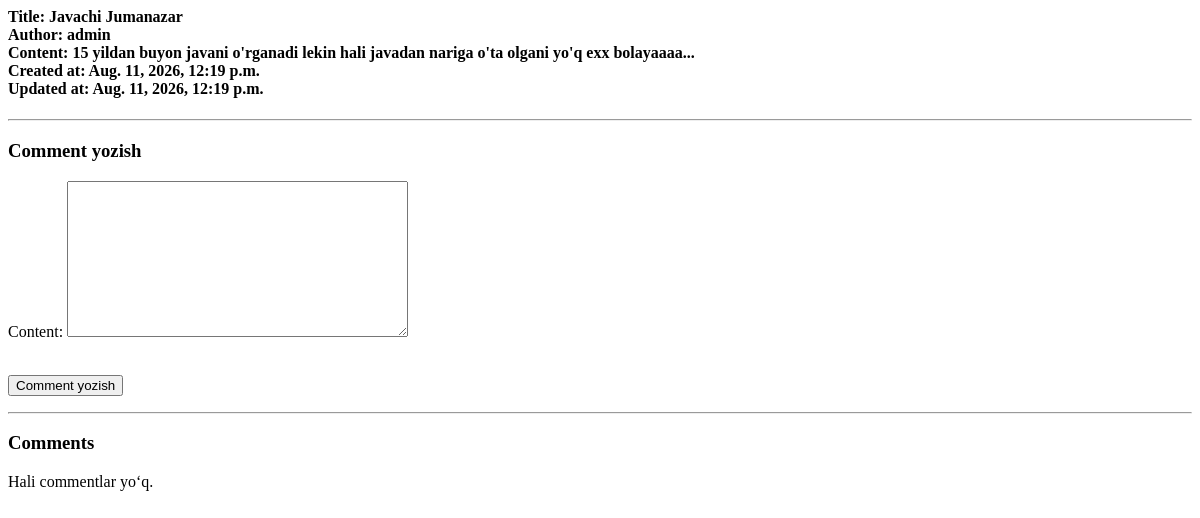
Page /posts/3/ on the earlier database version.
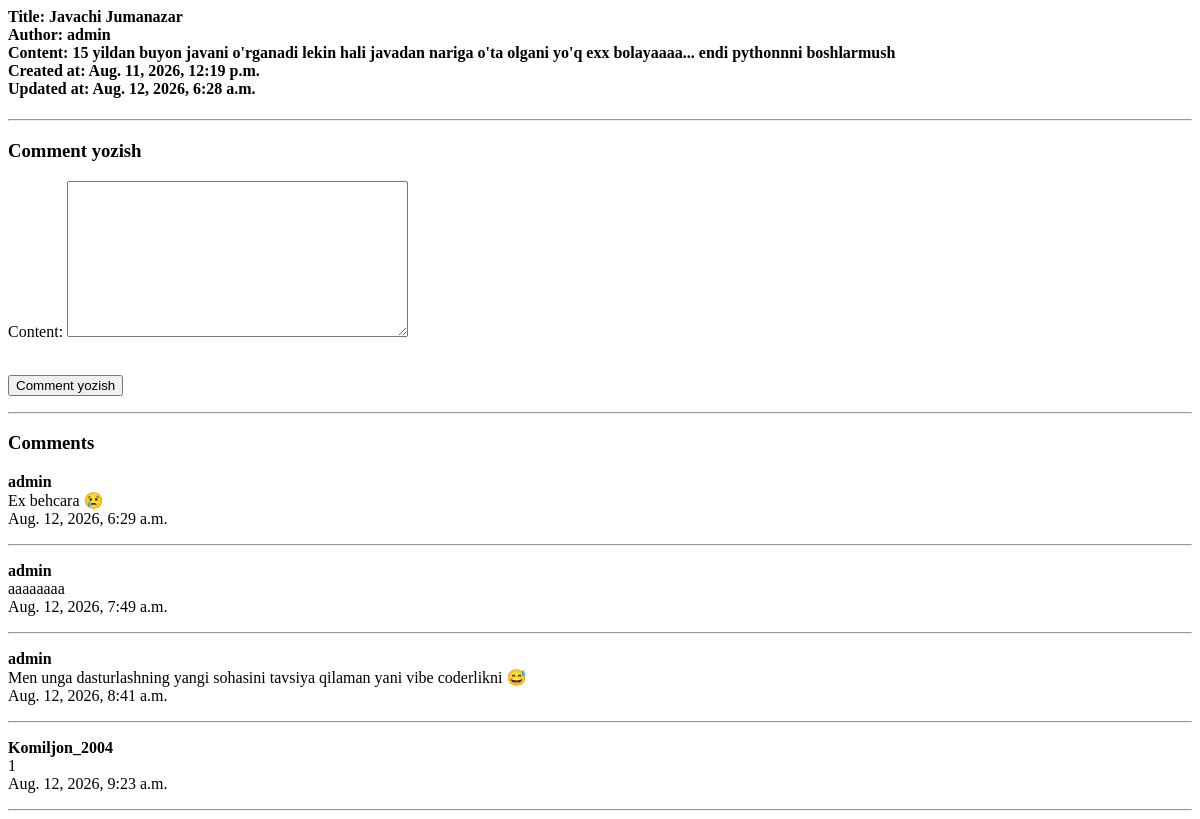
Same page on the later database version.
### apps/posts/models.py (models this page shows, shortened)
class Post(models.Model):
    title = models.CharField(max_length=50)
    content = models.TextField()
    author = models.ForeignKey(to=settings.AUTH_USER_MODEL, on_delete=models.CASCADE)
    created_at = models.DateTimeField(auto_now_add=True)
    updated_at = models.DateTimeField(auto_now=True)

class Comment(models.Model):
    post = models.ForeignKey(to=Post, on_delete=models.CASCADE)
    author = models.ForeignKey(to=settings.AUTH_USER_MODEL, on_delete=models.CASCADE)
    content = models.TextField()
    created_at = models.DateTimeField(auto_now_add=True)

### apps/accounts/models.py (models this page shows)
class CustomUser(AbstractUser):
    phone_number = models.CharField(max_length=12, null=True, blank=True)
    address = models.CharField(max_length=120, null=True, blank=True)
    avatar = models.ImageField(null=True, blank=True, upload_to="avatars/")
    bio = models.TextField(null=True, blank=True)
    website = models.URLField(null=True, blank=True)
    social_links = models.JSONField(null=True, blank=True)

### apps/posts/views.py (the view, shortened to what this page needs)
class PostDetailView(View):
    def get(self, request, pk):
        form = forms.CommentForm(data=None)
        post = Post.objects.get(pk=pk)
        comments = Comment.objects.filter(post=post)
        return render(
            request=request,
            template_name="posts/post_detail.html",
            context={
                "post": post,
                "form":form,
                "comments":comments
                }
        )

### apps/posts/forms.py
class CommentForm(forms.ModelForm):
    class Meta:
        model = Comment
        fields = ["content"]

### templates/posts/post_detail.html (shortened to what this page needs)
<h4>
    Title: {{ post.title }}<br>
    Author: {{ post.author }}<br>
    Content: {{ post.content }}<br>
    Created at: {{ post.created_at }}<br>
    Updated at: {{ post.updated_at }}
</h4>
<hr>
<h3>Comment yozish</h3>
<form method="post">
    {{ form.as_p }}
    <br>
    <button type="submit">Comment yozish</button>
</form>
<hr>
<h3>Comments</h3>
{% for comment in comments %}
    <p>
        <strong>{{ comment.author }}</strong><br>
        {{ comment.content }}<br>
        {{ comment.created_at }}
    </p>
    <hr>
{% empty %}
    <p>Hali commentlar yo‘q.</p>
{% endfor %}

Differences in the rows shown:
changed Post "Javachi Jumanazar": content "15 yildan buyon javani o'rganadi lekin hali javadan nariga o'ta olgani yo'q exx bolayaaaa..." → "15 yildan buyon javani o'rganadi lekin hali javadan nariga o'ta olgani yo'q exx bolayaaaa... endi pythonnni boshlarmush"; updated_at "Aug. 11, 2026, 12:19 p.m." → "Aug. 12, 2026, 6:28 a.m."
added Comment: author "admin", content "Ex behcara 😢", created_at "Aug. 12, 2026, 6:29 a.m."
added Comment: author "admin", content "aaaaaaaa", created_at "Aug. 12, 2026, 7:49 a.m."
added Comment: author "admin", content "Men unga dasturlashning yangi sohasini tavsiya qilaman yani vibe coderlikni 😅", created_at "Aug. 12, 2026, 8:41 a.m."
added Comment: author "Komiljon_2004", content "1", created_at "Aug. 12, 2026, 9:23 a.m."
Other differences:
text no longer shown: "Hali commentlar yo‘q."
